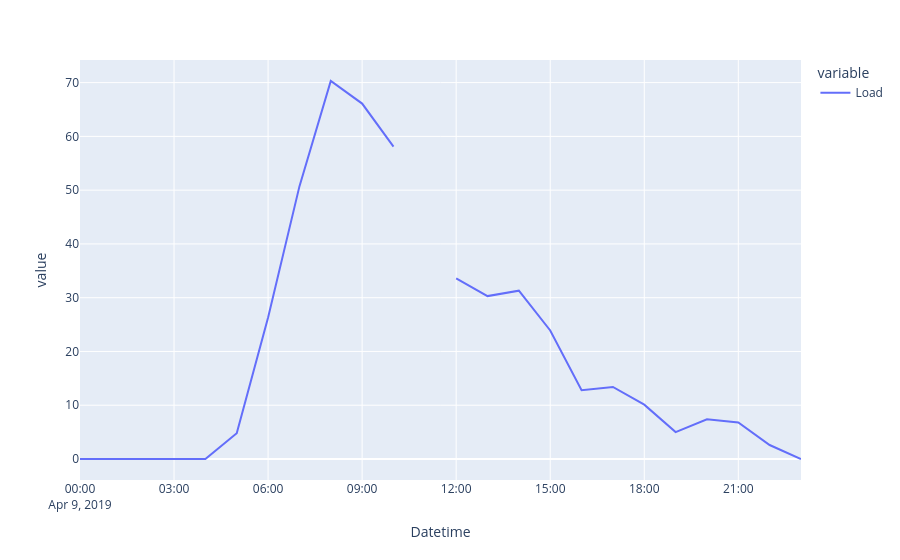

This figure's notebook cell:
### Markdown cell above
## Dati mancanti

NaN alle 11:00

### Code cell
data.loc['2019-4-9'].plot()

### Figure 1 — Plotly figure (JSON) as saved in the notebook; plotly's stock layout.template omitted (floating-point values rounded to 4 significant figures)
{"data": [{"hovertemplate": "variable=Load<br>Datetime=%{x}<br>value=%{y}<extra></extra>", "legendgroup": "Load", "line": {"color": "#636efa", "dash": "solid"}, "marker": {"symbol": "circle"}, "mode": "lines", "name": "Load", "orientation": "v", "showlegend": true, "type": "scatter", "x": ["2019-04-09T00:00:00", "2019-04-09T01:00:00", "2019-04-09T02:00:00", "2019-04-09T03:00:00", "2019-04-09T04:00:00", "2019-04-09T05:00:00", "2019-04-09T06:00:00", "2019-04-09T07:00:00", "2019-04-09T08:00:00", "2019-04-09T09:00:00", "2019-04-09T10:00:00", "2019-04-09T11:00:00", "2019-04-09T12:00:00", "2019-04-09T13:00:00", "2019-04-09T14:00:00", "2019-04-09T15:00:00", "2019-04-09T16:00:00", "2019-04-09T17:00:00", "2019-04-09T18:00:00", "2019-04-09T19:00:00", "2019-04-09T20:00:00", "2019-04-09T21:00:00", "2019-04-09T22:00:00", "2019-04-09T23:00:00"], "xaxis": "x", "y": [0, 0, 0, 0, 0, 4.8, 26.3, 50.7, 70.3, 66.1, 58.1, null, 33.6, 30.3, 31.3, 23.9, 12.8, 13.4, 10.1, 5, 7.4, 6.8, 2.6, 0], "yaxis": "y"}], "layout": {"legend": {"title": {"text": "variable"}, "tracegroupgap": 0}, "margin": {"t": 60}, "xaxis": {"anchor": "y", "domain": [0, 1], "title": {"text": "Datetime"}}, "yaxis": {"anchor": "x", "domain": [0, 1], "title": {"text": "value"}}}}
